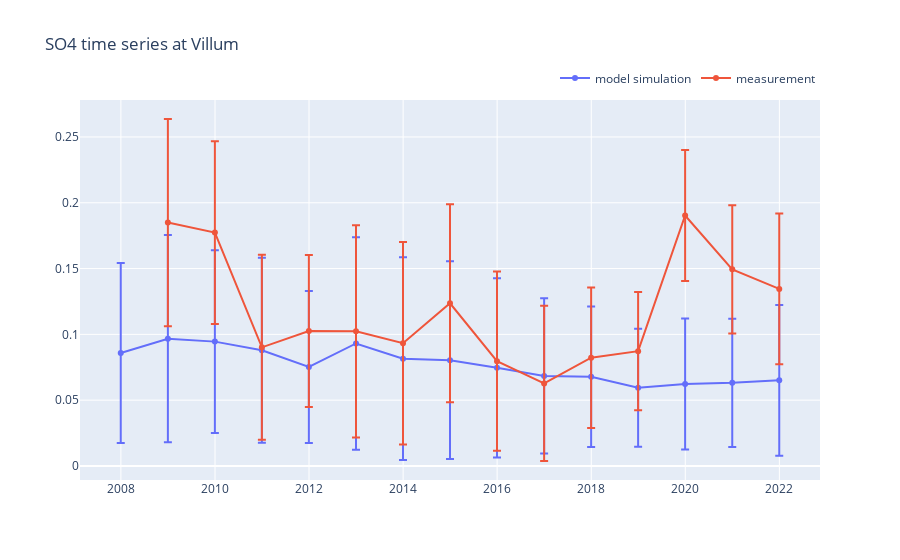

Notebook code cell kept with this figure:
### Code cell
annual_std_df = df.groupby(pd.Grouper(freq='1Y')).std()

# With standard deviation
plot_time_series(chemical,station,df=annual_df,stddf=annual_std_df)
